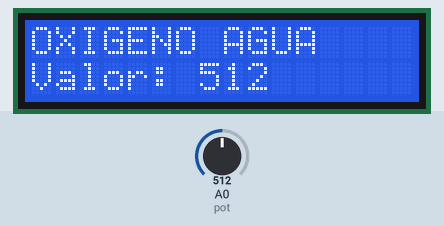
Bench run of a sketch on a simulated Arduino Uno, built with avr-gcc and run on an emulated ATmega328P. Shown: 16×2 character LCD. The inputs (shaded band) are chosen by the test bench; at power-on: A0 (pot) = 512. What the sketch prints to the serial monitor is not drawn.

Above: at 1.2 s.
1.3 s: A0 (pot) set to 716
At 1.9 s:
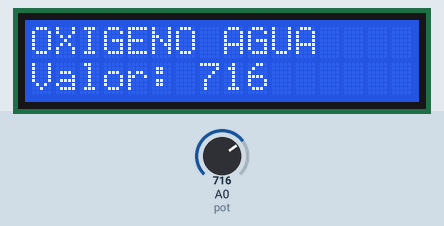
2.8 s: A0 (pot) set to 900
At 4.0 s:
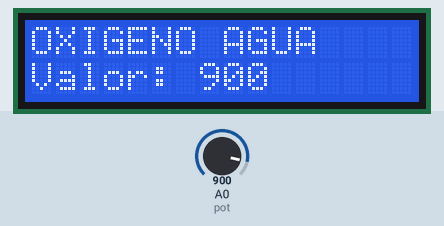
4.3 s: A0 (pot) set to 1023
At 5.5 s:
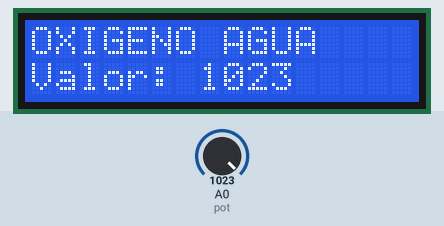
Timing chart, 0 to 7.3 s (numbered marks = the images above; inputs shaded):
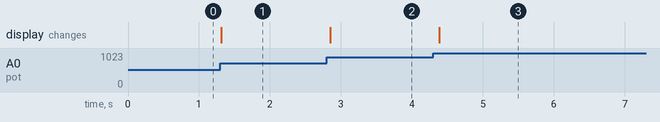

Measured:
- after the input at 1.3 s, the display: changes at once (image 1)
- after the input at 2.8 s, the display: changes after 0.05 s (image 2)
- after the input at 4.3 s, the display: changes after 0.09 s (image 3)

The sketch:

sketch_oxigeno.ino
```cpp
#include <Wire.h>                     //Libreria
#include <LiquidCrystal_I2C.h>        //Libreria responsable del manejo de la pantalla LCD
LiquidCrystal_I2C lcd(0x3F,16,2);     //Adaptador de protocolo I2C permitir comunicacion display con arduino

byte pot = A0;                        //Variable de 8bits que tiene de entrada A0 y puede guardar valores de el potenciometro
int value = 0;                        //lectrura del valor del potenciometro en un entero

void setup(){
  Serial.begin(9600);                 //Inicializamos la comunicacion serial a 9600bps
  lcd.init();                         //iniciamos el lCD
  lcd.backlight();                    //Retroiluminacion
  lcd.print("OXIGENO AGUA");          //Imprimimos en pantalla oxigeno en el agua
  lcd.setCursor(0,1);                 //Situamos el cursor en columna 0 y fila 1
  lcd.print("Valor: ");               //Imprimimos en esa fila de la palabra valor
}

void loop (){
  value = analogRead(pot);            //leemos la entrada analogica
  Serial.print("Valor pote: ");       //Imprimos valor pote
  Serial.println(value);              //Imprimimos ese valor
  lcd.setCursor(7,1);                 //Ubicamos el cursor del display en la columna 7 y fila 1
  lcd.print ("  ");                   //dejamos 4 columnas para que limpie cada ves que se mueva el potenciometro
  lcd.setCursor(7,1);                 //Ubicamos otra ves la columna 7 y fila 1
  lcd.print(value);                   //Imprimimos el valor
  delay(300);                         //Esperamos unos segundos

}
```
